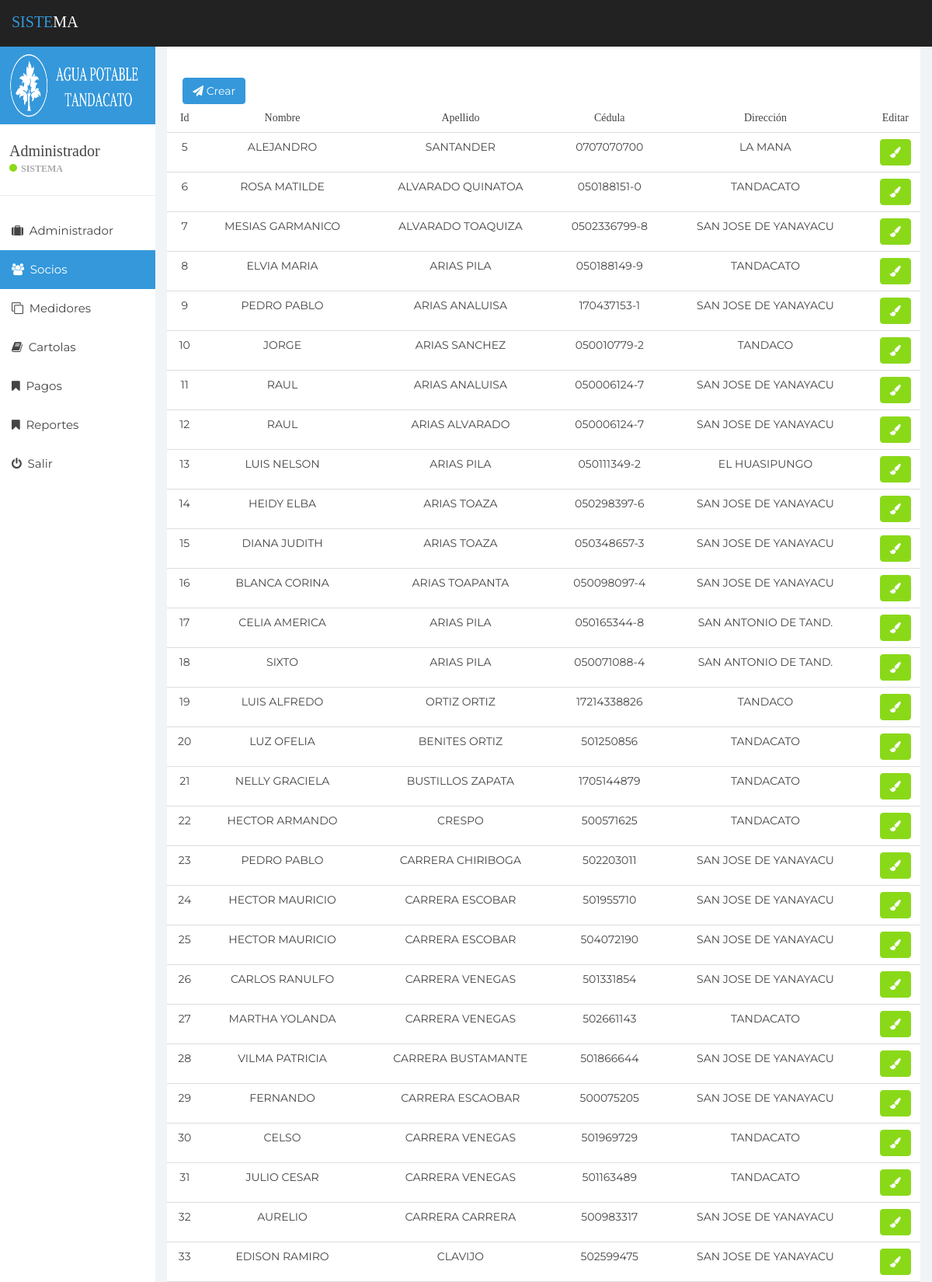
Page /Views/Socios/lista.php (signed in, upper part) on the committed database.
### tables this page shows
CREATE TABLE IF NOT EXISTS `socio` (
`id_socio` int(11) NOT NULL,
  `nombre_socio` varchar(255) NOT NULL,
  `apellido_socio` varchar(255) NOT NULL,
  `cedula_socio` varchar(255) NOT NULL,
  `direccion_socio` varchar(255) NOT NULL
);

### Views/Socios/lista.php (the view, shortened to what this page needs)
<?php
include("Inicio.php");
?>
<br><br>
<section>
  <a class="btn btn-primary" style="margin-left: 20px;" href="#" data-toggle="modal" data-target="#myModal"><i class="fa fa-paper-plane" aria-hidden="true"></i> Crear</a>
      <table class="table">
        <thead>
          <tr>
            <td align="center" style="font-family: cursive;">Id</td>
            <td align="center" style="font-family: cursive;">Nombre</td>
            <td align="center" style="font-family: cursive;">Apellido</td>
            <td align="center" style="font-family: cursive;">Cédula</td>
            <td align="center" style="font-family: cursive;">Dirección</td>
            <td align="center" style="font-family: cursive;">Editar</td>
          </tr>
        </thead>
        <tbody>
          <?php
            include "conexion.php";
            $sentencia = "SELECT * FROM socio";
            $query = mysqli_query($conexion,$sentencia);
            while ($row=mysqli_fetch_assoc($query))
              {?>
              <tr>
                <td align="center"><?php echo $row['id_socio'];?></td>
                <td align="center"><?php echo $row['nombre_socio'];?></td>
                <td align="center"><?php echo $row['apellido_socio'];?></td>
                <td align="center"><?php echo $row['cedula_socio'];?></td>
                <td align="center"><?php echo $row['direccion_socio'];?></td>
                <td align="center">
                  <a class="btn btn-success" href="#" onclick="javascript:update(<?php echo $row['id_socio'];?>);" data-toggle="modal" data-target="#myModal1"><i class="fa fa-paint-brush" aria-hidden="true"></i></a>
                </td>
              </tr>
          <?php
            }?>
        </tbody>
      </table>
</section>
<?php include("Fin.php");?>

### Views/Socios/css/styles.css (style rules this page uses)
body { background: #f1f4f7; padding-top: 60px; font-size: 14px; color: #444444; font-family: "Montserrat", "Helvetica Neue", Helvetica, Arial, sans-serif; }
a, a:hover, a:focus { color: #3498db; }
.btn-primary, .btn-primary:hover, .btn-primary:focus, .btn-primary:active, .btn-primary.active, .open > .dropdown-toggle.btn-primary, .btn-primary.disabled, .btn-primary[disabled], fieldset[disabled] .btn-primary, .btn-primary.disabled:hover, .btn-primary[disabled]:hover, fieldset[disabled] .btn-primary:hover, .btn-primary.disabled:focus, .btn-primary[disabled]:focus, fieldset[disabled] .btn-primary:focus, .btn-primary.disabled:active, .btn-primary[disabled]:active, fieldset[disabled] .btn-primary:active, .btn-primary.disabled.active, .btn-primary[disabled].active, fieldset[disabled] .btn-primary.active { background-color: #3498db; border-color: #3498db; }
.btn-success, .btn-success:hover, .btn-success:focus, .btn-success:active, .btn-success.active, .open > .dropdown-toggle.btn-success, .btn-success.disabled, .btn-success[disabled], fieldset[disabled] .btn-success, .btn-success.disabled:hover, .btn-success[disabled]:hover, fieldset[disabled] .btn-success:hover, .btn-success.disabled:focus, .btn-success[disabled]:focus, fieldset[disabled] .btn-success:focus, .btn-success.disabled:active, .btn-success[disabled]:active, fieldset[disabled] .btn-success:active, .btn-success.disabled.active, .btn-success[disabled].active, fieldset[disabled] .btn-success.active { background-color: #8ad919; border-color: #8ad919; }
.table { background: #fff; }

### rows in the picture
socio: id_socio "5", nombre_socio "ALEJANDRO", apellido_socio "SANTANDER", cedula_socio "0707070700", direccion_socio "LA MANA"
socio: id_socio "6", nombre_socio "ROSA MATILDE", apellido_socio "ALVARADO QUINATOA", cedula_socio "050188151-0", direccion_socio "TANDACATO"
socio: id_socio "7", nombre_socio "MESIAS GARMANICO", apellido_socio "ALVARADO TOAQUIZA", cedula_socio "0502336799-8", direccion_socio "SAN JOSE DE YANAYACU"
socio: id_socio "8", nombre_socio "ELVIA MARIA", apellido_socio "ARIAS PILA", cedula_socio "050188149-9", direccion_socio "TANDACATO"
socio: id_socio "9", nombre_socio "PEDRO PABLO", apellido_socio "ARIAS ANALUISA", cedula_socio "170437153-1", direccion_socio "SAN JOSE DE YANAYACU"
socio: id_socio "10", nombre_socio "JORGE", apellido_socio "ARIAS SANCHEZ", cedula_socio "050010779-2", direccion_socio "TANDACO"
socio: id_socio "11", nombre_socio "RAUL", apellido_socio "ARIAS ANALUISA", cedula_socio "050006124-7", direccion_socio "SAN JOSE DE YANAYACU"
socio: id_socio "12", nombre_socio "RAUL", apellido_socio "ARIAS ALVARADO", cedula_socio "050006124-7", direccion_socio "SAN JOSE DE YANAYACU"
socio: id_socio "13", nombre_socio "LUIS NELSON", apellido_socio "ARIAS PILA", cedula_socio "050111349-2", direccion_socio "EL HUASIPUNGO"
socio: id_socio "14", nombre_socio "HEIDY ELBA", apellido_socio "ARIAS TOAZA", cedula_socio "050298397-6", direccion_socio "SAN JOSE DE YANAYACU"
socio: id_socio "15", nombre_socio "DIANA JUDITH", apellido_socio "ARIAS TOAZA", cedula_socio "050348657-3", direccion_socio "SAN JOSE DE YANAYACU"
socio: id_socio "16", nombre_socio "BLANCA CORINA", apellido_socio "ARIAS TOAPANTA", cedula_socio "050098097-4", direccion_socio "SAN JOSE DE YANAYACU"
socio: id_socio "17", nombre_socio "CELIA AMERICA", apellido_socio "ARIAS PILA", cedula_socio "050165344-8", direccion_socio "SAN ANTONIO DE TAND."
socio: id_socio "18", nombre_socio "SIXTO", apellido_socio "ARIAS PILA", cedula_socio "050071088-4", direccion_socio "SAN ANTONIO DE TAND."
socio: id_socio "19", nombre_socio "LUIS ALFREDO", apellido_socio "ORTIZ ORTIZ", cedula_socio "17214338826", direccion_socio "TANDACO"
socio: id_socio "20", nombre_socio "LUZ OFELIA", apellido_socio "BENITES ORTIZ", cedula_socio "501250856", direccion_socio "TANDACATO"
socio: id_socio "21", nombre_socio "NELLY GRACIELA", apellido_socio "BUSTILLOS ZAPATA", cedula_socio "1705144879", direccion_socio "TANDACATO"
socio: id_socio "22", nombre_socio "HECTOR ARMANDO", apellido_socio "CRESPO", cedula_socio "500571625", direccion_socio "TANDACATO"
socio: id_socio "23", nombre_socio "PEDRO PABLO", apellido_socio "CARRERA CHIRIBOGA", cedula_socio "502203011", direccion_socio "SAN JOSE DE YANAYACU"
socio: id_socio "24", nombre_socio "HECTOR MAURICIO", apellido_socio "CARRERA ESCOBAR", cedula_socio "501955710", direccion_socio "SAN JOSE DE YANAYACU"
socio: id_socio "25", nombre_socio "HECTOR MAURICIO", apellido_socio "CARRERA ESCOBAR", cedula_socio "504072190", direccion_socio "SAN JOSE DE YANAYACU"
socio: id_socio "26", nombre_socio "CARLOS RANULFO", apellido_socio "CARRERA VENEGAS", cedula_socio "501331854", direccion_socio "SAN JOSE DE YANAYACU"
socio: id_socio "27", nombre_socio "MARTHA YOLANDA", apellido_socio "CARRERA VENEGAS", cedula_socio "502661143", direccion_socio "TANDACATO"
socio: id_socio "28", nombre_socio "VILMA PATRICIA", apellido_socio "CARRERA BUSTAMANTE", cedula_socio "501866644", direccion_socio "SAN JOSE DE YANAYACU"
socio: id_socio "29", nombre_socio "FERNANDO", apellido_socio "CARRERA ESCAOBAR", cedula_socio "500075205", direccion_socio "SAN JOSE DE YANAYACU"
socio: id_socio "30", nombre_socio "CELSO", apellido_socio "CARRERA VENEGAS", cedula_socio "501969729", direccion_socio "TANDACATO"
socio: id_socio "31", nombre_socio "JULIO CESAR", apellido_socio "CARRERA VENEGAS", cedula_socio "501163489", direccion_socio "TANDACATO"
socio: id_socio "32", nombre_socio "AURELIO", apellido_socio "CARRERA CARRERA", cedula_socio "500983317", direccion_socio "SAN JOSE DE YANAYACU"
socio: id_socio "33", nombre_socio "EDISON RAMIRO", apellido_socio "CLAVIJO", cedula_socio "502599475", direccion_socio "SAN JOSE DE YANAYACU"
